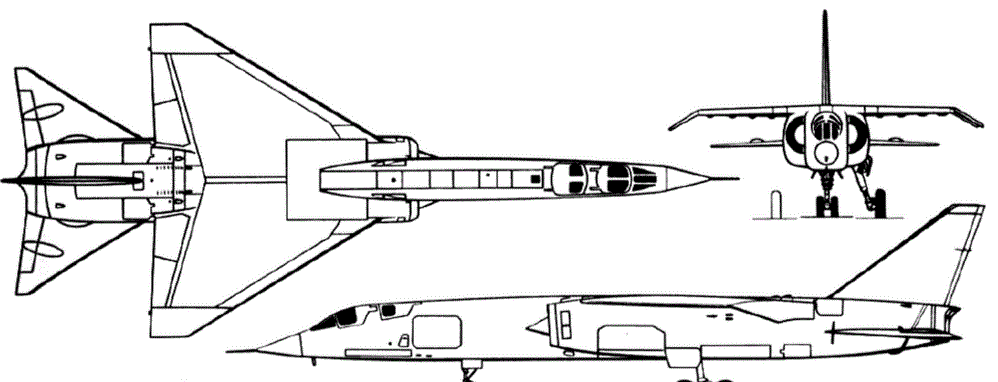
%> input picture matlab_tools/TSR_2/TSR_2.GIF, 998 x 382 px
$ octave --eval "TSR_2;"   (GNU Octave 9; MATLAB toolbox functions it lacks are replaced by stand-ins)
%> lines starting %> are read from the running program, lines starting %| are printed output that depends on the picture
function TSR_2
    clc
    close all

    v3 = imread('TSR_2.gif');
%> v3: size 382x998 uint8; min 0, max 251, mean 228.9
    [rows cols] = size(v3);
%> rows = 382; cols = 998
    lns = uint8(zeros(rows, cols, 3));
    for clr = 1:3
        lns(:,:,clr) = v3;
    end
    lns = lns(:, end:-1:1, :);
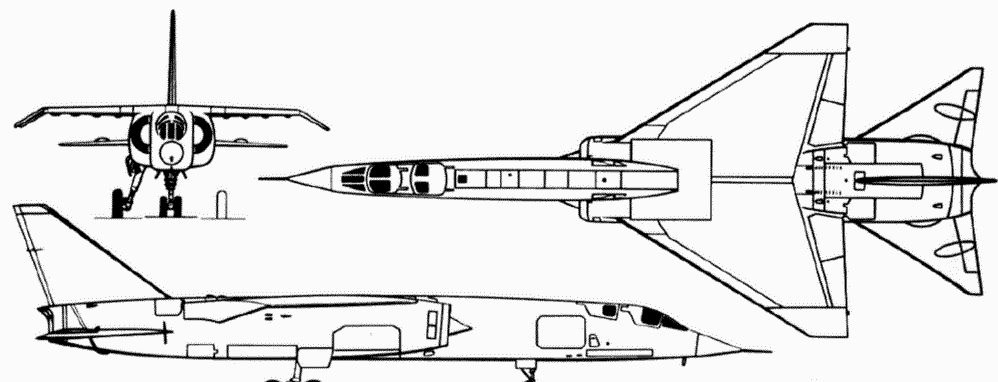
%> lns: size 382x998x3 uint8; min 0, max 251, mean 228.9; mean of the top-left, top-right, bottom-left and bottom-right quarters 229.6, 228.8, 227.5, 229.8
    imshow(lns)
    front = lns(4:171, 7:338,:);
    front(153:end, 297:end,:) = 255;
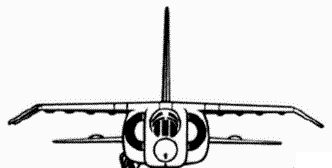
%> front: size 168x332x3 uint8; min 0, max 255, mean 228.2
    [fr fc ~] = size(front)
%> fr = 168; fc = 332
    figure
    imshow(front)
    side = lns(199:374,15:791,:);
    side(1:36, 87:end, :) = 255;
    side(1:104, 632:end, :) = 255;
    side(1:148, 739:end, :) = 255;
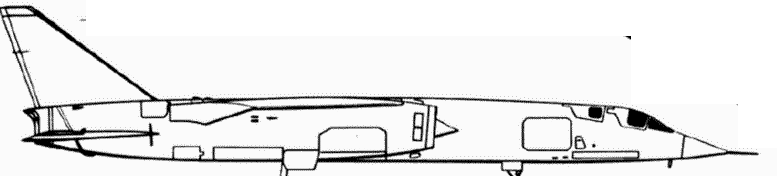
%> side: size 176x777x3 uint8; min 0, max 255, mean 233.9
    [sr sc ~] = size(side)
%> sr = 176; sc = 777
    figure
    imshow(side)
    top = lns(1:367,240:end,:);
    top(1:160, 1:80,:) = 255;
    top(290:end, 1:479,:) = 255;
    top(326:end, 1:530,:) = 255;
    [tr tc ~] = size(top)
%> tr = 367; tc = 759
    figure
    top = top(:,end:-1:1,:);
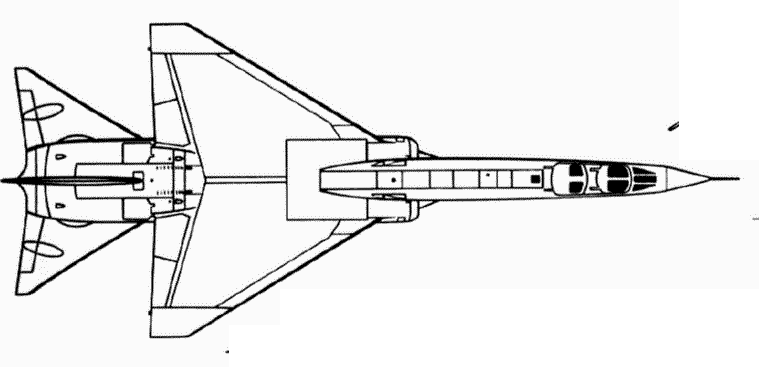
%> top: size 367x759x3 uint8; min 0, max 255, mean 236.5; mean of the top-left, top-right, bottom-left and bottom-right quarters 227.6, 240.6, 232.4, 245.5
    imshow(top)

    views = uint8(zeros(100,100, 3)+255);
    views(1:tr, 16:tc+15, :) = top;
    views(tr+1:tr+sr, 1:sc, :) = side;
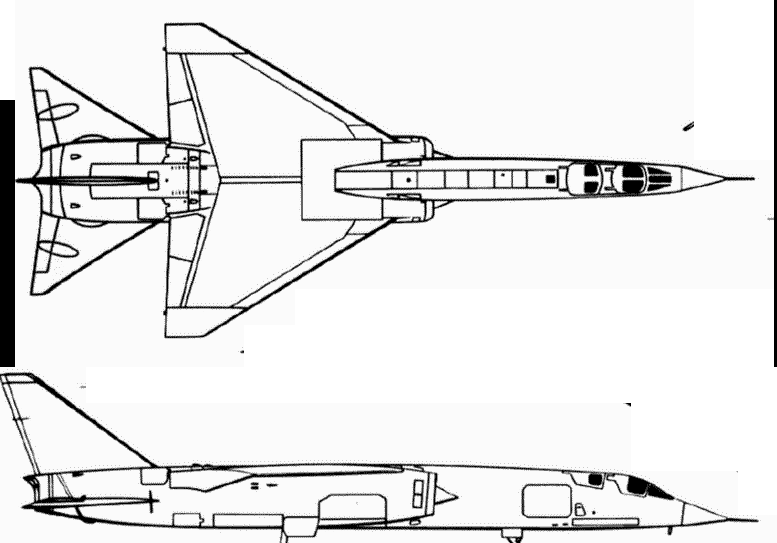
%> views: size 543x777x3 uint8; min 0, max 255, mean 232.9
    views(tr+1:tr+fr, tc+1:tc+fc,:) = front;
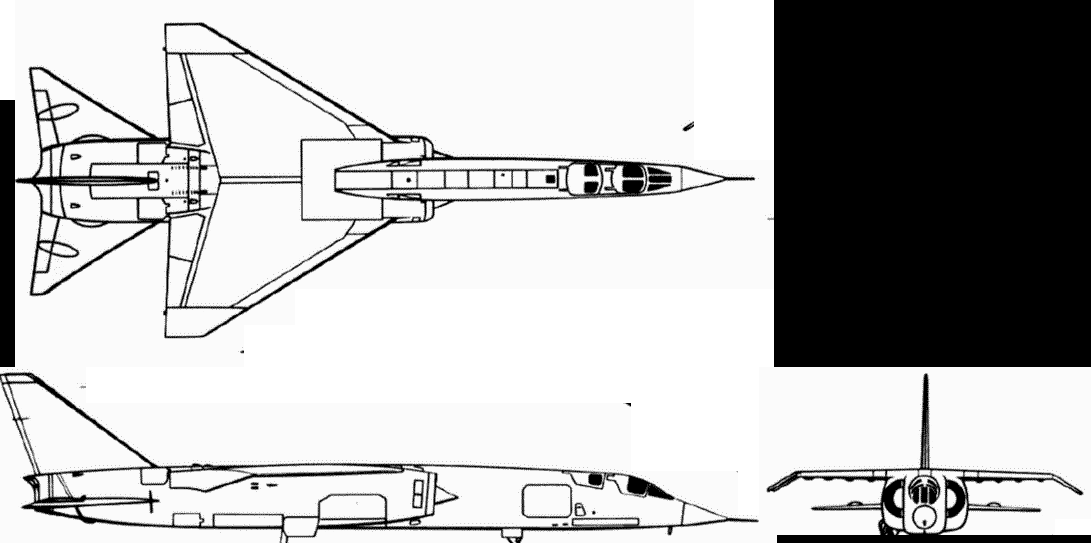
%> views: size 543x1091x3 uint8; min 0, max 255, mean 186
    views(1:370,749:end,:) = 255;
    views(536:end,770:end,:) = 255;
    views(1:367, 1:16, :) = 255;
    views(357,1:749,:) = 0;
    views(180,749:end,[1 3]) = 0;
    views(1:374,927,[1 3]) = 0;
    c = 749
    for r = 357:-1:20
        views(r,c,:) = 0;
        c = c + 1;
    end
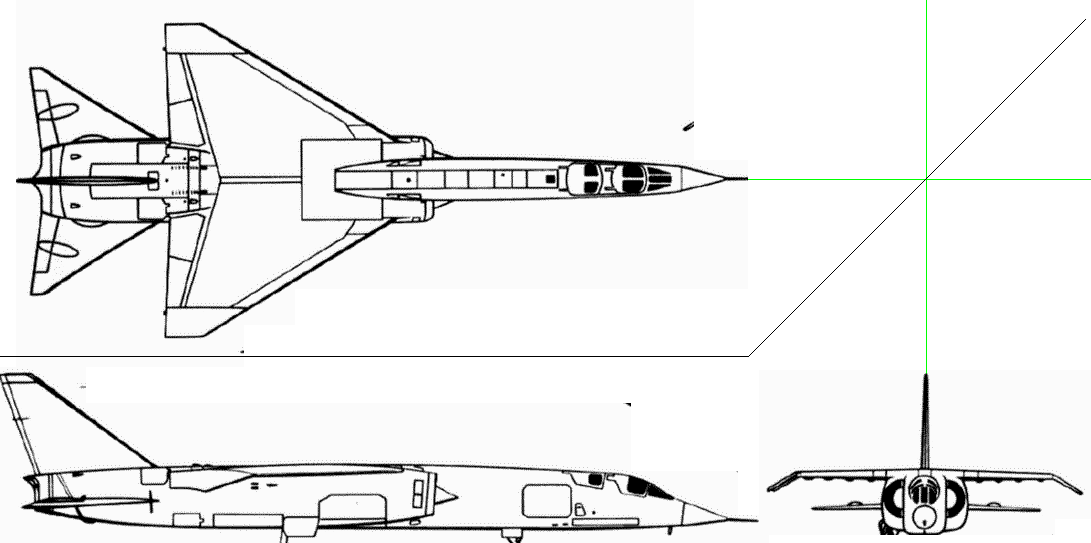
%> views: size 543x1091x3 uint8; mean R, G, B 238.2, 238.5, 238.2
    figure
    imshow(views)
    imwrite(views, 'TSR_2.bmp')
end
